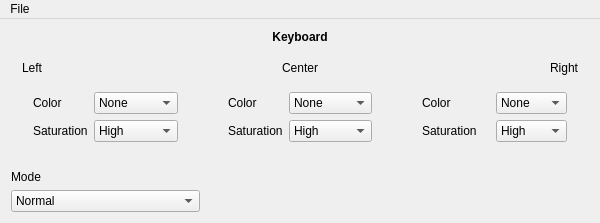
<?xml version="1.0" encoding="UTF-8"?>
<ui version="4.0">
 <class>MainWindow</class>
 <widget class="QMainWindow" name="MainWindow">
  <property name="geometry">
   <rect>
    <x>0</x>
    <y>0</y>
    <width>600</width>
    <height>217</height>
   </rect>
  </property>
  <property name="windowTitle">
   <string>MainWindow</string>
  </property>
  <widget class="QWidget" name="centralWidget">
   <property name="sizePolicy">
    <sizepolicy hsizetype="Preferred" vsizetype="Preferred">
     <horstretch>0</horstretch>
     <verstretch>0</verstretch>
    </sizepolicy>
   </property>
   <layout class="QGridLayout" name="gridLayout">
    <item row="1" column="1">
     <widget class="QWidget" name="widget_2" native="true">
      <layout class="QVBoxLayout" name="verticalLayout_2">
       <item>
        <widget class="QLabel" name="label_2">
         <property name="text">
          <string>Center</string>
         </property>
         <property name="alignment">
          <set>Qt::AlignCenter</set>
         </property>
        </widget>
       </item>
       <item>
        <widget class="QWidget" name="widget_5" native="true">
         <layout class="QFormLayout" name="formLayout_2">
          <item row="0" column="0">
           <widget class="QLabel" name="label_7">
            <property name="text">
             <string>Color</string>
            </property>
           </widget>
          </item>
          <item row="0" column="1">
           <widget class="QComboBox" name="center_color">
            <item>
             <property name="text">
              <string>None</string>
             </property>
            </item>
            <item>
             <property name="text">
              <string>Red</string>
             </property>
            </item>
            <item>
             <property name="text">
              <string>Orange</string>
             </property>
            </item>
            <item>
             <property name="text">
              <string>Yellow</string>
             </property>
            </item>
            <item>
             <property name="text">
              <string>Green</string>
             </property>
            </item>
            <item>
             <property name="text">
              <string>Sky</string>
             </property>
            </item>
            <item>
             <property name="text">
              <string>Blue</string>
             </property>
            </item>
            <item>
             <property name="text">
              <string>Purple</string>
             </property>
            </item>
            <item>
             <property name="text">
              <string>White</string>
             </property>
            </item>
           </widget>
          </item>
          <item row="1" column="0">
           <widget class="QLabel" name="label_8">
            <property name="text">
             <string>Saturation</string>
            </property>
           </widget>
          </item>
          <item row="1" column="1">
           <widget class="QComboBox" name="center_saturation">
            <item>
             <property name="text">
              <string>High</string>
             </property>
            </item>
            <item>
             <property name="text">
              <string>Med</string>
             </property>
            </item>
            <item>
             <property name="text">
              <string>Low</string>
             </property>
            </item>
            <item>
             <property name="text">
              <string>Null</string>
             </property>
            </item>
           </widget>
          </item>
         </layout>
        </widget>
       </item>
      </layout>
     </widget>
    </item>
    <item row="1" column="0">
     <widget class="QWidget" name="widget" native="true">
      <layout class="QVBoxLayout" name="verticalLayout">
       <item>
        <widget class="QLabel" name="label">
         <property name="text">
          <string>Left</string>
         </property>
        </widget>
       </item>
       <item>
        <widget class="QWidget" name="widget_4" native="true">
         <layout class="QFormLayout" name="formLayout">
          <item row="0" column="0">
           <widget class="QLabel" name="label_5">
            <property name="text">
             <string>Color</string>
            </property>
           </widget>
          </item>
          <item row="0" column="1">
           <widget class="QComboBox" name="left_color">
            <item>
             <property name="text">
              <string>None</string>
             </property>
            </item>
            <item>
             <property name="text">
              <string>Red</string>
             </property>
            </item>
            <item>
             <property name="text">
              <string>Orange</string>
             </property>
            </item>
            <item>
             <property name="text">
              <string>Yellow</string>
             </property>
            </item>
            <item>
             <property name="text">
              <string>Green</string>
             </property>
            </item>
            <item>
             <property name="text">
              <string>Sky</string>
             </property>
            </item>
            <item>
             <property name="text">
              <string>Blue</string>
             </property>
            </item>
            <item>
             <property name="text">
              <string>Purple</string>
             </property>
            </item>
            <item>
             <property name="text">
              <string>White</string>
             </property>
            </item>
           </widget>
          </item>
          <item row="1" column="0">
           <widget class="QLabel" name="label_6">
            <property name="text">
             <string>Saturation</string>
            </property>
           </widget>
          </item>
          <item row="1" column="1">
           <widget class="QComboBox" name="left_saturation">
            <item>
             <property name="text">
              <string>High</string>
             </property>
            </item>
            <item>
             <property name="text">
              <string>Med</string>
             </property>
            </item>
            <item>
             <property name="text">
              <string>Low</string>
             </property>
            </item>
            <item>
             <property name="text">
              <string>Null</string>
             </property>
            </item>
           </widget>
          </item>
         </layout>
        </widget>
       </item>
      </layout>
     </widget>
    </item>
    <item row="1" column="2">
     <widget class="QWidget" name="widget_3" native="true">
      <layout class="QVBoxLayout" name="verticalLayout_3">
       <item>
        <widget class="QLabel" name="label_3">
         <property name="text">
          <string>Right</string>
         </property>
         <property name="alignment">
          <set>Qt::AlignRight|Qt::AlignTrailing|Qt::AlignVCenter</set>
         </property>
        </widget>
       </item>
       <item>
        <widget class="QWidget" name="widget_6" native="true">
         <layout class="QGridLayout" name="gridLayout_3">
          <item row="0" column="0">
           <widget class="QLabel" name="label_10">
            <property name="text">
             <string>Color</string>
            </property>
           </widget>
          </item>
          <item row="0" column="1">
           <widget class="QComboBox" name="right_color">
            <item>
             <property name="text">
              <string>None</string>
             </property>
            </item>
            <item>
             <property name="text">
              <string>Red</string>
             </property>
            </item>
            <item>
             <property name="text">
              <string>Orange</string>
             </property>
            </item>
            <item>
             <property name="text">
              <string>Yellow</string>
             </property>
            </item>
            <item>
             <property name="text">
              <string>Green</string>
             </property>
            </item>
            <item>
             <property name="text">
              <string>Sky</string>
             </property>
            </item>
            <item>
             <property name="text">
              <string>Blue</string>
             </property>
            </item>
            <item>
             <property name="text">
              <string>Purple</string>
             </property>
            </item>
            <item>
             <property name="text">
              <string>White</string>
             </property>
            </item>
           </widget>
          </item>
          <item row="1" column="0">
           <widget class="QLabel" name="label_9">
            <property name="text">
             <string>Saturation</string>
            </property>
           </widget>
          </item>
          <item row="1" column="1">
           <widget class="QComboBox" name="right_saturation">
            <item>
             <property name="text">
              <string>High</string>
             </property>
            </item>
            <item>
             <property name="text">
              <string>Med</string>
             </property>
            </item>
            <item>
             <property name="text">
              <string>Low</string>
             </property>
            </item>
            <item>
             <property name="text">
              <string>Null</string>
             </property>
            </item>
           </widget>
          </item>
         </layout>
        </widget>
       </item>
      </layout>
     </widget>
    </item>
    <item row="4" column="1">
     <spacer name="verticalSpacer">
      <property name="orientation">
       <enum>Qt::Vertical</enum>
      </property>
      <property name="sizeHint" stdset="0">
       <size>
        <width>20</width>
        <height>0</height>
       </size>
      </property>
     </spacer>
    </item>
    <item row="2" column="0">
     <widget class="QLabel" name="label_11">
      <property name="text">
       <string>Mode</string>
      </property>
     </widget>
    </item>
    <item row="0" column="0" colspan="3">
     <widget class="QLabel" name="label_4">
      <property name="text">
       <string>&lt;b&gt;Keyboard&lt;/b&gt;</string>
      </property>
      <property name="alignment">
       <set>Qt::AlignCenter</set>
      </property>
     </widget>
    </item>
    <item row="3" column="0">
     <widget class="QComboBox" name="mode">
      <item>
       <property name="text">
        <string>Normal</string>
       </property>
      </item>
      <item>
       <property name="text">
        <string>Gaming</string>
       </property>
      </item>
      <item>
       <property name="text">
        <string>Breathe</string>
       </property>
      </item>
      <item>
       <property name="text">
        <string>Demo</string>
       </property>
      </item>
      <item>
       <property name="text">
        <string>Wave</string>
       </property>
      </item>
     </widget>
    </item>
   </layout>
  </widget>
  <widget class="QMenuBar" name="menuBar">
   <property name="geometry">
    <rect>
     <x>0</x>
     <y>0</y>
     <width>600</width>
     <height>19</height>
    </rect>
   </property>
   <widget class="QMenu" name="menuFile">
    <property name="title">
     <string>File</string>
    </property>
    <addaction name="actionE_xit"/>
   </widget>
   <addaction name="menuFile"/>
  </widget>
  <action name="actionE_xit">
   <property name="text">
    <string>E&amp;xit</string>
   </property>
  </action>
 </widget>
 <layoutdefault spacing="6" margin="11"/>
 <resources/>
 <connections/>
</ui>
